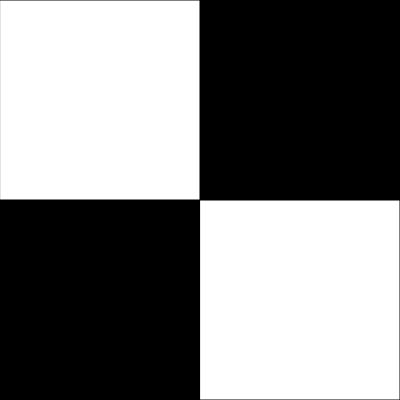
Frame 1 (no input)
Frame 60 (no input): identical to frame 1, image omitted
Frame 120 (the mouse pressed at the canvas centre since frame 60): identical to frame 1, image omitted

The p5.js sketch that drew this single still picture (run headless with seeded random() and noise() and a simulated clock; from frame 60 on, the mouse is pressed at the canvas centre):

// p5.js sketch
// ── sketch.js
// Created by Jimwell Ibay
// Source: https://examplewebsite.com/


function setup() {
  
  createCanvas(400,400);
  
}

function draw() {
  
  background(0);
  
  // This is comment
  
 // fill(0,255,0);
  rect(200,200,200,200);
 //     x   y   w   h
  rect(0,0,200,200);
 //    x y  w   h

}
